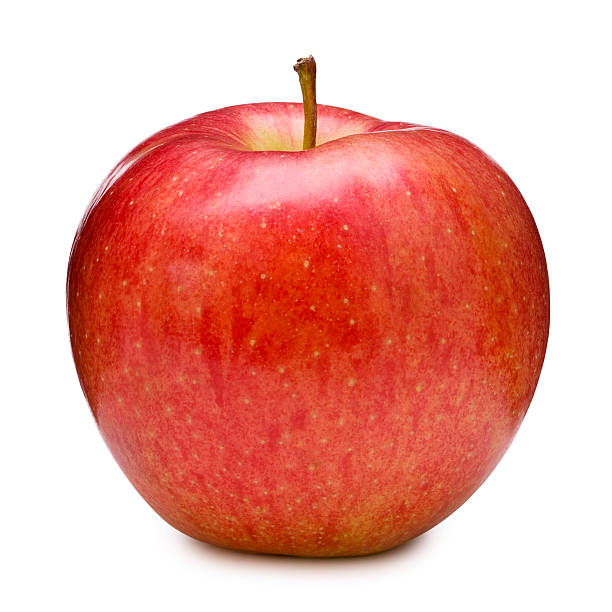
#> input picture images/image_contouring/apple.jpg, 612 x 612 px, found by its file name
$ jupyter execute image_contouring.ipynb
#> lines starting #> are read from the running program, lines starting #| are printed output that depends on the picture; after the words box and inside, x2 and y2 are one past the last pixel; in counts of white or black regions, pixels touching at a corner belong together
# **Image Contouring**

Download images for this notebook [here](https://github.com/tim3in/image-processing/tree/main/images/image_contouring).

# **Include Libraries**

[cell 1]
import cv2
import numpy as np
import matplotlib.pyplot as plt

# **What is Image Contouring**

Image contouring is a fundamental technique in the field of image processing and computer vision. It involves detecting and representing the boundaries or outlines of objects within an image.

[cell 2]
# Read the image using imread()
image = cv2.imread("apple.jpg")
#> image is the input picture: shape (612, 612, 3); mean B, G, R 157.2, 167.1, 234.1

# Convert the image from BGR to RGB for displaying with matplotlib
image_rgb = cv2.cvtColor(image, cv2.COLOR_BGR2RGB)

# Convert the image to grayscale
gray = cv2.cvtColor(image, cv2.COLOR_BGR2GRAY)

# Apply Gaussian Blur to reduce noise
blurred = cv2.GaussianBlur(gray, (5, 5), 0)

# Apply binary thresholding
# The threshold value (150) may need adjustment based on your image's lighting and contrast
ret, thresh = cv2.threshold(blurred, 150, 255, cv2.THRESH_BINARY_INV)
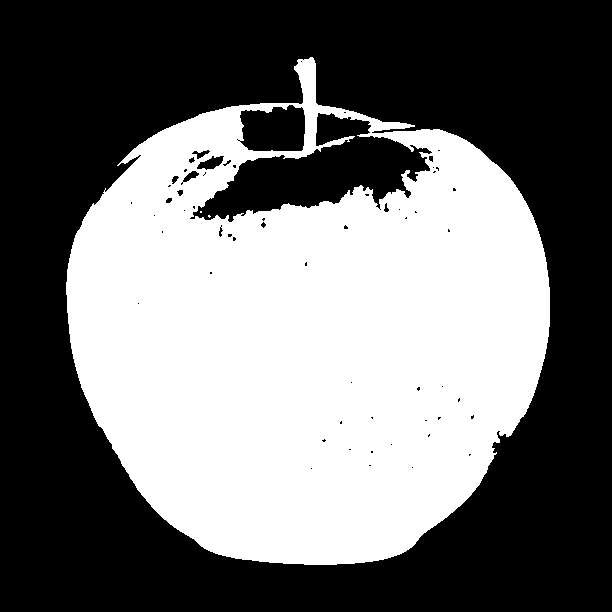
#> thresh: shape (612, 612); 43.7% white; 3 white regions (2 under 20 px)

# Find contours in the thresholded image
contours, hierarchy = cv2.findContours(thresh, cv2.RETR_EXTERNAL, cv2.CHAIN_APPROX_SIMPLE)
#> contours = 1 contour; box (x1, y1, x2, y2) and area: (66, 57, 550, 565) 177774

# Assume the largest contour corresponds to the apple
largest_contour = max(contours, key=cv2.contourArea)
#> largest_contour = contour of 706 points, box (x1, y1, x2, y2) (66, 57, 550, 565), area 177774

# Create copies of the original and thresholded images for drawing contours
image_with_contour = image_rgb.copy()
thresh_with_contour = cv2.cvtColor(thresh, cv2.COLOR_GRAY2RGB)

# Draw the largest contour on both images
cv2.drawContours(image_with_contour, [largest_contour], -1, (14, 21, 239), 5)      # Blue contour on original
cv2.drawContours(thresh_with_contour, [largest_contour], -1, (14, 21, 239), 5)    # Blue contour on thresholded

# Display all images using matplotlib
plt.figure(figsize=(12, 8))

# Original Image
plt.subplot(2, 2, 1)
plt.imshow(image_rgb)
plt.title('Original Image')
plt.axis('off')

# Thresholded Image
plt.subplot(2, 2, 2)
plt.imshow(thresh, cmap='gray')
plt.title('Thresholded Image')
plt.axis('off')

# Contour on Original Image
plt.subplot(2, 2, 3)
plt.imshow(image_with_contour)
plt.title('Original Image with Contour')
plt.axis('off')

# Contour on Thresholded Image
plt.subplot(2, 2, 4)
plt.imshow(thresh_with_contour)
plt.title('Thresholded Image with Contour')
plt.axis('off')

plt.tight_layout()
plt.show()

## **How Image Contouring Works**
A Simple Contour Example.

[cell 3]
# Read the image
image = cv2.imread('shapes.jpg')
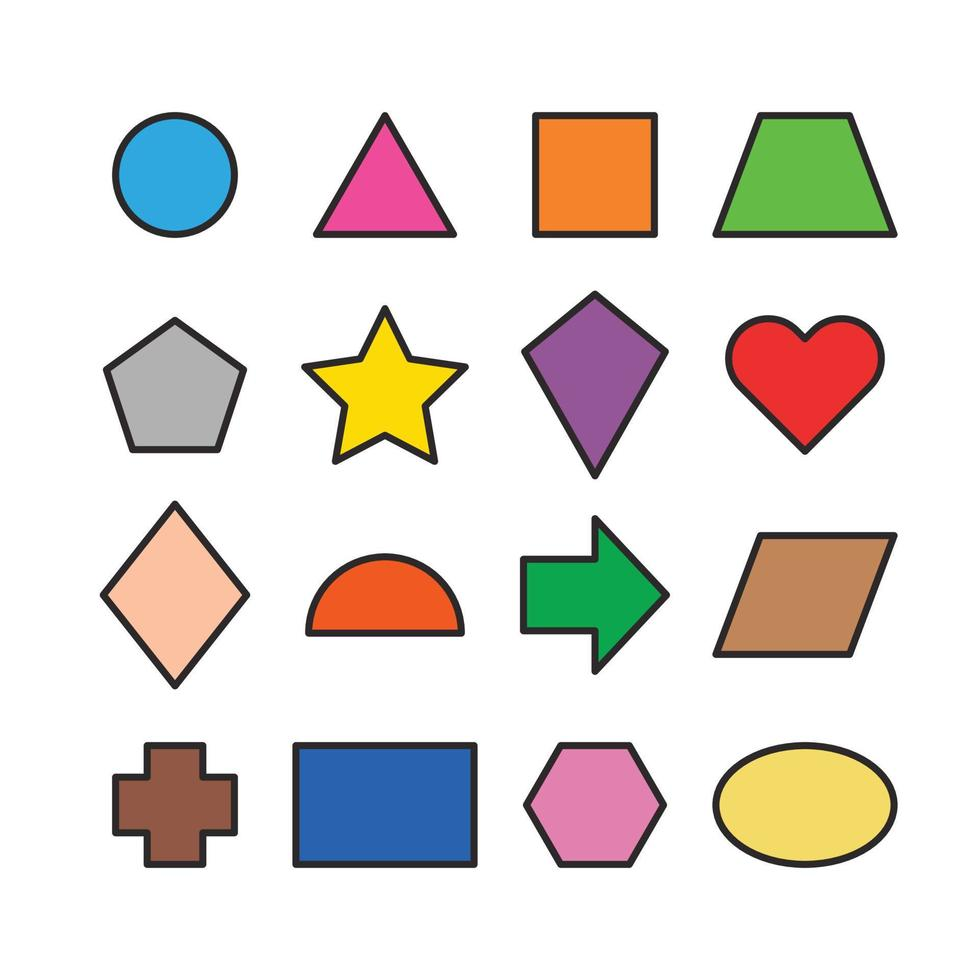
#> input picture images/image_contouring/shapes.jpg, 980 x 980 px, found by its file name
#> image is the input picture: shape (980, 980, 3); mean B, G, R 216.3, 221.3, 227.1

# Convert to grayscale
gray = cv2.cvtColor(image, cv2.COLOR_BGR2GRAY)
#> gray: shape (980, 980)

# Apply thresholding to create a binary image
_, binary = cv2.threshold(gray, 200, 255, cv2.THRESH_BINARY_INV)

# Find contours in the binary image
contours, hierarchy = cv2.findContours(binary, cv2.RETR_EXTERNAL, cv2.CHAIN_APPROX_SIMPLE)
#> contours = 16 contours; largest, box (x1, y1, x2, y2) and area: (292, 742, 478, 868) 23117, (712, 742, 898, 868) 18228, (712, 532, 898, 658) 17597, (712, 112, 898, 238) 17588, (532, 112, 658, 238) 15623

# Create copies of the original image to draw contours
contour_image = image.copy()
contour_on_original = image.copy()

# Draw the contours on the binary (black) image
contour_black = np.zeros_like(image)
cv2.drawContours(contour_black, contours, -1, (0, 255, 0), 2)

# Draw the contours on the original image
cv2.drawContours(contour_on_original, contours, -1, (255,0, 0), 5)

# Convert images from BGR to RGB for visualization with matplotlib
contour_black_rgb = cv2.cvtColor(contour_black, cv2.COLOR_BGR2RGB)
contour_on_original_rgb = cv2.cvtColor(contour_on_original, cv2.COLOR_BGR2RGB)
original_rgb = cv2.cvtColor(image, cv2.COLOR_BGR2RGB)

# Display the original image
plt.figure(figsize=(6, 6))
plt.imshow(image, cmap='gray')
plt.title('Original Image')
plt.axis('off')
plt.show()

# Display the grayscale image
plt.figure(figsize=(6, 6))
plt.imshow(gray, cmap='gray')
plt.title('Grayscale Image')
plt.axis('off')
plt.show()

# Display the thresholded image
plt.figure(figsize=(6, 6))
plt.imshow(binary, cmap='gray')
plt.title('Thresholded Image')
plt.axis('off')
plt.show()

# Display the contour on a black background
plt.figure(figsize=(6, 6))
plt.imshow(contour_black_rgb)
plt.title('Contours on Black Background')
plt.axis('off')
plt.show()

# Display the original image with contours
plt.figure(figsize=(6, 6))
plt.imshow(contour_on_original_rgb)
plt.title('Original Image with Contours')
plt.axis('off')
plt.show()

## **Contour Retrieval Mode**

### Input Image

[cell 4]
# Create a synthetic image with nested shapes (concentric circles)
image = np.zeros((400, 400), dtype=np.uint8)
cv2.circle(image, (200, 200), 150, 255, -1)  # Largest outer circle (filled)
cv2.circle(image, (200, 200), 100, 0, -1)    # Middle circle (hole)
cv2.circle(image, (200, 200), 50, 255, -1)   # Smallest inner circle (filled)
cv2.circle(image, (200, 200), 25, 0, -1)     # New innermost black circle

# Display the input image using matplotlib
plt.figure(figsize=(6, 6))
plt.imshow(image, cmap='gray')
plt.title('Input Image with 4 Circles')
plt.axis('off')
plt.show()

### cv2.RETR_EXTERNAL

[cell 5]
# Find contours using cv2.RETR_EXTERNAL
contours, hierarchy = cv2.findContours(image, cv2.RETR_EXTERNAL, cv2.CHAIN_APPROX_SIMPLE)

# Convert image to color for visualization
image_color = cv2.cvtColor(image, cv2.COLOR_GRAY2BGR)

# Draw the outer contours in green
cv2.drawContours(image_color, contours, -1, (0, 255, 0), 2)

# Display the result using matplotlib
plt.figure(figsize=(6, 6))
plt.imshow(image_color)
plt.title('Contours using cv2.RETR_EXTERNAL')
plt.axis('off')
plt.show()

print("Hierarchy:\n", hierarchy)
#| Hierarchy:
#|  [[[-1 -1 -1 -1]]]

### cv2.RETR_LIST

[cell 6]
# Find contours using cv2.RETR_LIST
contours, hierarchy = cv2.findContours(image, cv2.RETR_LIST, cv2.CHAIN_APPROX_SIMPLE)

# Convert image to color for visualization
image_color = cv2.cvtColor(image, cv2.COLOR_GRAY2BGR)

# Draw all contours in green
cv2.drawContours(image_color, contours, -1, (0, 255, 0), 2)

# Display the result using matplotlib
plt.figure(figsize=(6, 6))
plt.imshow(image_color)
plt.title('Contours using cv2.RETR_LIST')
plt.axis('off')
plt.show()

print("Hierarchy:\n", hierarchy)
#| Hierarchy:
#|  [[[ 1 -1 -1 -1]
#|   [ 2  0 -1 -1]
#> (further printed lines are left out)

### cv2.RETR_CCOMP

[cell 7]
# Find contours using cv2.RETR_CCOMP
contours, hierarchy = cv2.findContours(image, cv2.RETR_CCOMP, cv2.CHAIN_APPROX_NONE)

# Convert image to color for visualization
image_color = cv2.cvtColor(image, cv2.COLOR_GRAY2BGR)

# Draw contours based on the two-level hierarchy
for i, contour in enumerate(contours):
    if hierarchy[0][i][3] == -1:  # If it is an outer contour
        cv2.drawContours(image_color, [contour], -1, (0, 255, 0), 2)  # Green for outer contours

    else:  # If it is an inner contour (hole)
        cv2.drawContours(image_color, [contour], -1, (0, 0, 255), 2)  # Blue for inner contours


# Display the result using matplotlib
plt.figure(figsize=(6, 6))
plt.imshow(image_color)
plt.title('Contours using cv2.RETR_CCOMP')
plt.axis('off')
plt.show()

print("Hierarchy:\n", hierarchy)
#| Hierarchy:
#|  [[[ 2 -1  1 -1]
#|   [-1 -1 -1  0]
#> (further printed lines are left out)

### cv2.RETR_TREE

[cell 8]
# Find contours using cv2.RETR_TREE
contours, hierarchy = cv2.findContours(image, cv2.RETR_TREE, cv2.CHAIN_APPROX_SIMPLE)

# Convert image to color for visualization
image_color = cv2.cvtColor(image, cv2.COLOR_GRAY2BGR)

# Draw contours based on hierarchy levels
for i, contour in enumerate(contours):
    level = 0
    # Traverse the hierarchy to determine the level of the contour
    parent = hierarchy[0][i][3]
    while parent != -1:
        level += 1
        parent = hierarchy[0][parent][3]

    # Use different colors for the first and second levels
    if level == 0:
        cv2.drawContours(image_color, [contour], -1, (0, 255, 0), 2)  # Green for first level (outermost)
    elif level == 1:
        cv2.drawContours(image_color, [contour], -1, (0, 0, 255), 2)  # Red for second level (inner)
    elif level == 2:
        cv2.drawContours(image_color, [contour], -1, (255, 0, 0), 2)  # Blue for third level
    else:
        cv2.drawContours(image_color, [contour], -1, (160, 32, 240), 2)  # Blue for third level
#> this loop made 4 passes

# Display the result using matplotlib
plt.figure(figsize=(6, 6))
plt.imshow(image_color)
plt.title('Contours using cv2.RETR_TREE')
plt.axis('off')
plt.show()

print("Hierarchy:\n", hierarchy)
#| Hierarchy:
#|  [[[-1 -1  1 -1]
#|   [-1 -1  2  0]
#> (further printed lines are left out)

## Comparision of all modes

[cell 9]
# Define a function to draw contours with different colors based on hierarchy level
def draw_contours(image, mode, title):
#> called with mode = 0, title = 'cv2.RETR_EXTERNAL'
    contours, hierarchy = cv2.findContours(image, mode, cv2.CHAIN_APPROX_SIMPLE)
#> contours = 1 contour; box (x1, y1, x2, y2) and area: (50, 50, 351, 351) 70256
    image_color = cv2.cvtColor(image, cv2.COLOR_GRAY2BGR)

    # Colors for different hierarchy levels
    colors = [(255, 0, 0), (0, 255, 0), (0, 0, 255), (255, 255, 0), (0, 255, 255)]

    for i, contour in enumerate(contours):
        level = 0
        if hierarchy is not None:
            # Traverse the hierarchy to determine the level of the contour
            parent = hierarchy[0][i][3]
            while parent != -1:
                level += 1
                parent = hierarchy[0][parent][3]

        # Use different colors for different levels
        color = colors[level % len(colors)]  # Cycle through colors if levels exceed available colors
        cv2.drawContours(image_color, [contour], -1, color, 2)
#> this loop made 1 pass
#> color on pass 1: (255, 0, 0)

    # Display the image
    plt.imshow(image_color)
    plt.title(title)
    plt.axis('off')

# Set up a figure for comparison
plt.figure(figsize=(12, 12))

# Visualize contours using each retrieval mode
plt.subplot(2, 2, 1)
draw_contours(image, cv2.RETR_EXTERNAL, 'cv2.RETR_EXTERNAL')

plt.subplot(2, 2, 2)
draw_contours(image, cv2.RETR_LIST, 'cv2.RETR_LIST')
#> call 2 of draw_contours, with mode = 1, title = 'cv2.RETR_LIST'
#> in draw_contours (call 2), `contours, hierarchy = cv2.findContours(image, mode, cv2.CHAIN_APPROX_S..`: contours = 4 contours; box (x1, y1, x2, y2) and area: (50, 50, 351, 351) 70256, (99, 99, 302, 302) 31700, (150, 150, 251, 251) 7704, (174, 174, 227, 227) 2032
#> the loop in draw_contours (call 2), `for i, contour in enumerate(contours):` made 4 passes
#> after the loop in draw_contours (call 2), `for i, contour in enumerate(contours):`:
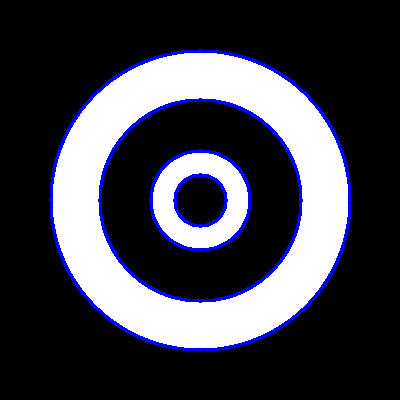
#> image_color: shape (400, 400, 3); mean B, G, R 76.1, 64.9, 64.9

plt.subplot(2, 2, 3)
draw_contours(image, cv2.RETR_CCOMP, 'cv2.RETR_CCOMP')
#> call 3 of draw_contours, with mode = 2, title = 'cv2.RETR_CCOMP'
#> the loop in draw_contours (call 3), `for i, contour in enumerate(contours):` made 4 passes
#> color on passes 1 to 4: (255, 0, 0), (0, 255, 0), (255, 0, 0), (0, 255, 0)
#> after the loop in draw_contours (call 3), `for i, contour in enumerate(contours):`:
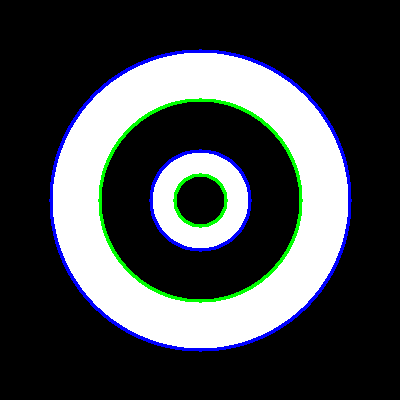
#> image_color: shape (400, 400, 3); mean B, G, R 71.8, 69.2, 64.9

plt.subplot(2, 2, 4)
draw_contours(image, cv2.RETR_TREE, 'cv2.RETR_TREE')

plt.tight_layout()
plt.show()

## **Contour Approximation Method**

### cv2.CHAIN_APPROX_NONE

[cell 10]
# Create a synthetic image with an irregular shape (e.g., a star-like shape)
image = np.zeros((400, 400), dtype=np.uint8)

# Draw a star shape
pts = np.array([[200, 50], [220, 150], [300, 150], [240, 200], [260, 300],
                [200, 250], [140, 300], [160, 200], [100, 150], [180, 150]], np.int32)
pts = pts.reshape((-1, 1, 2))
cv2.polylines(image, [pts], isClosed=True, color=255, thickness=2)

# Find contours using cv2.CHAIN_APPROX_NONE
contours, _ = cv2.findContours(image, cv2.RETR_EXTERNAL, cv2.CHAIN_APPROX_NONE)
#> contours = 1 contour; box (x1, y1, x2, y2) and area: (99, 49, 302, 302) 16941

# Convert image to color for visualization
image_contour = cv2.cvtColor(image, cv2.COLOR_GRAY2BGR)  # Image for contours
image_points = cv2.cvtColor(image, cv2.COLOR_GRAY2BGR)   # Image for points

# Draw the contours in green on the contour image
for contour in contours:
    cv2.drawContours(image_contour, [contour], -1, (0, 255, 0), 2)  # Draw contours in green
#> this loop made 1 pass

# Draw the points in red on the points image
for contour in contours:
    for point in contour:
        cv2.circle(image_points, tuple(point[0]), 1, (255, 0, 0), -1)  # Red dots for points

# Plot the input image, contour-only image, and points-only image side by side
plt.figure(figsize=(18, 6))

# Display the input image
plt.subplot(1, 3, 1)
plt.imshow(image, cmap='gray')
plt.title('Input Image')
plt.axis('off')

# Display the image with contours only
plt.subplot(1, 3, 2)
plt.imshow(image_contour)
plt.title('Contours using cv2.CHAIN_APPROX_NONE')
plt.axis('off')

# Display the image with points only
plt.subplot(1, 3, 3)
plt.imshow(image_points)
plt.title('Points using cv2.CHAIN_APPROX_NONE')
plt.axis('off')

plt.tight_layout()
plt.show()

### cv2.CHAIN_APPROX_SIMPLE

[cell 11]
# Create a synthetic image with a rectangle
image = np.zeros((400, 400), dtype=np.uint8)
cv2.rectangle(image, (100, 100), (300, 300), 255, -1)  # Draw a filled rectangle

# Find contours using cv2.CHAIN_APPROX_SIMPLE
contours, _ = cv2.findContours(image, cv2.RETR_EXTERNAL, cv2.CHAIN_APPROX_SIMPLE)
#> contours = [[[100, 100], [100, 300], [300, 300], [300, 100]]]

# Convert image to color for visualization
image_contours = cv2.cvtColor(image, cv2.COLOR_GRAY2BGR)
image_keypoints = cv2.cvtColor(image, cv2.COLOR_GRAY2BGR)

# Draw the simplified contours (keypoints only) on `image_contours`
for contour in contours:
    # Draw contours in green
    cv2.drawContours(image_contours, [contour], -1, (0, 255, 0), 2)
#> this loop made 1 pass
#> contour on pass 1: [[100, 100], [100, 300], [300, 300], [300, 100]]
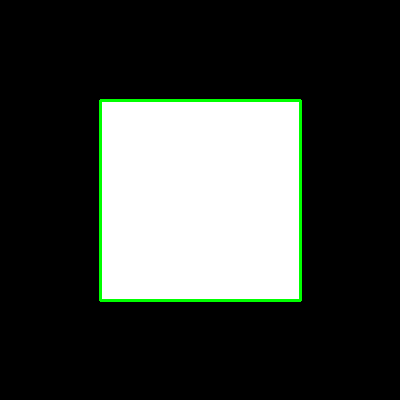
#> image_contours: shape (400, 400, 3); mean B, G, R 61.9, 65.7, 61.9

# Draw keypoints (points of the contour) on `image_keypoints`
for contour in contours:
    for point in contour:
        # Draw key points (red dots) for each contour
        cv2.circle(image_keypoints, tuple(point[0]), 5, (0, 0, 255), -1)
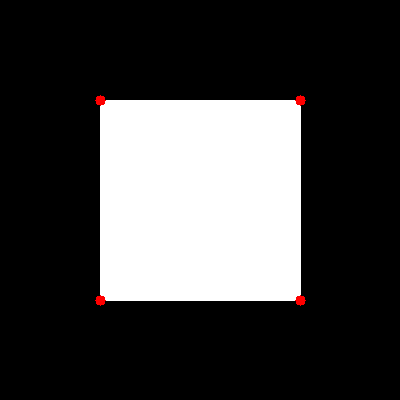
#> image_keypoints: shape (400, 400, 3); mean B, G, R 64.2, 64.2, 64.7

# Plot the input image, contours, and keypoints side by side
plt.figure(figsize=(18, 6))

# Display the input image
plt.subplot(1, 3, 1)
plt.imshow(image, cmap='gray')
plt.title('Input Image')
plt.axis('off')

# Display the image with contours
plt.subplot(1, 3, 2)
plt.imshow(image_contours)
plt.title('Contours using cv2.CHAIN_APPROX_SIMPLE')
plt.axis('off')

# Display the image with keypoints
plt.subplot(1, 3, 3)
plt.imshow(image_keypoints)
plt.title('Points using cv2.CHAIN_APPROX_SIMPLE')
plt.axis('off')

plt.tight_layout()
plt.show()

### cv2.CHAIN_APPROX_TC89_L1

[cell 12]
# Create a synthetic image with a wavy contour (e.g., sinusoidal wave shape)
image = np.zeros((400, 400), dtype=np.uint8)

# Draw a wavy contour using a sinusoidal function
for x in range(50, 350):
    y = int(200 + 50 * np.sin(x * np.pi / 50))
    cv2.circle(image, (x, y), 2, 255, -1)
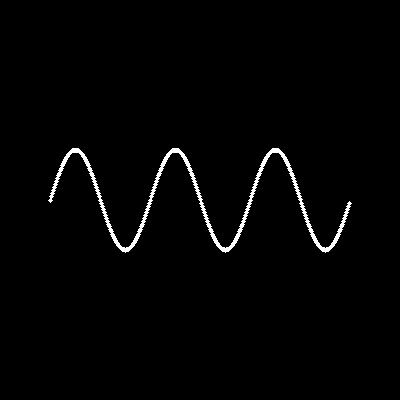
#> image: shape (400, 400); 1.6% white; 1 white region

# Find contours using cv2.CHAIN_APPROX_TC89_KCOS
contours, _ = cv2.findContours(image, cv2.RETR_EXTERNAL, cv2.CHAIN_APPROX_TC89_L1)
#> contours = 1 contour; box (x1, y1, x2, y2) and area: (48, 148, 352, 253) 2072

# Convert the image to color for different visualizations
image_contour = cv2.cvtColor(image, cv2.COLOR_GRAY2BGR)  # Image for contours
image_points = cv2.cvtColor(image, cv2.COLOR_GRAY2BGR)   # Image for points

# Draw the contours on the contour image
for contour in contours:
    cv2.drawContours(image_contour, [contour], -1, (0, 255, 0), 2)  # Draw contours in green

# Draw the points on the points image
for contour in contours:
    for point in contour:
        cv2.circle(image_points, tuple(point[0]), 1, (0, 0, 255), -1)  # Red dots for key points
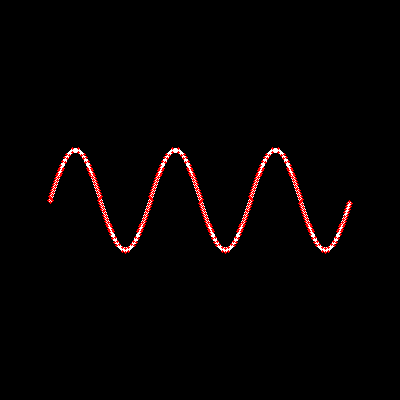
#> image_points: shape (400, 400, 3); mean B, G, R 2.2, 2.2, 5.4

# Plot the input image, contour-only image, and points-only image side by side
plt.figure(figsize=(18, 6))

# Display the input image
plt.subplot(1, 3, 1)
plt.imshow(image, cmap='gray')
plt.title('Input Image')
plt.axis('off')

# Display the image with contours only
plt.subplot(1, 3, 2)
plt.imshow(image_contour)
plt.title('Contours using cv2.CHAIN_APPROX_TC89_L1')
plt.axis('off')

# Display the image with points only
plt.subplot(1, 3, 3)
plt.imshow(image_points)
plt.title('Points using cv2.CHAIN_APPROX_TC89_L1')
plt.axis('off')

plt.tight_layout()
plt.show()

### cv2.CHAIN_APPROX_TC89_KCOS

[cell 13]
# Create a synthetic image with a wavy contour (e.g., sinusoidal wave shape)
image = np.zeros((400, 400), dtype=np.uint8)

# Draw a wavy contour using a sinusoidal function
for x in range(50, 350):
    y = int(200 + 50 * np.sin(x * np.pi / 50))
    cv2.circle(image, (x, y), 2, 255, -1)

# Find contours using cv2.CHAIN_APPROX_TC89_KCOS
contours, _ = cv2.findContours(image, cv2.RETR_EXTERNAL, cv2.CHAIN_APPROX_TC89_KCOS)
#> contours = 1 contour; box (x1, y1, x2, y2) and area: (48, 148, 352, 253) 1944

# Convert the image to color for different visualizations
image_contour = cv2.cvtColor(image, cv2.COLOR_GRAY2BGR)  # Image for contours
image_points = cv2.cvtColor(image, cv2.COLOR_GRAY2BGR)   # Image for points

# Draw the contours on the contour image
for contour in contours:
    cv2.drawContours(image_contour, [contour], -1, (0, 255, 0), 2)  # Draw contours in green
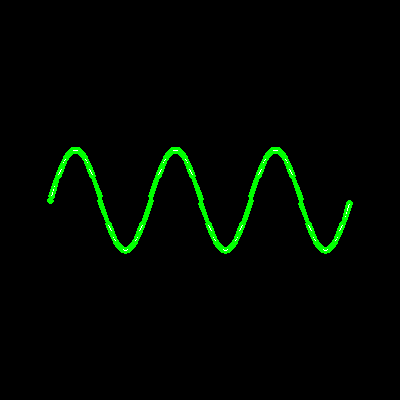
#> image_contour: shape (400, 400, 3); mean B, G, R 0.2, 6.4, 0.2

# Draw the points on the points image
for contour in contours:
    for point in contour:
        cv2.circle(image_points, tuple(point[0]), 1, (0, 0, 255), -1)  # Red dots for key points
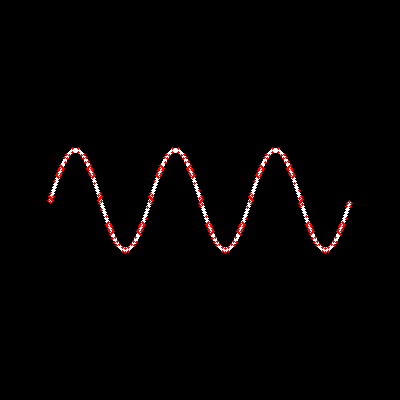
#> image_points: shape (400, 400, 3); mean B, G, R 2.7, 2.7, 5

# Plot the input image, contour-only image, and points-only image side by side
plt.figure(figsize=(18, 6))

# Display the input image
plt.subplot(1, 3, 1)
plt.imshow(image, cmap='gray')
plt.title('Input Image')
plt.axis('off')

# Display the image with contours only
plt.subplot(1, 3, 2)
plt.imshow(image_contour)
plt.title('Contours using cv2.CHAIN_APPROX_TC89_KCOS')
plt.axis('off')

# Display the image with points only
plt.subplot(1, 3, 3)
plt.imshow(image_points)
plt.title('Points using cv2.CHAIN_APPROX_TC89_KCOS')
plt.axis('off')

plt.tight_layout()
plt.show()
